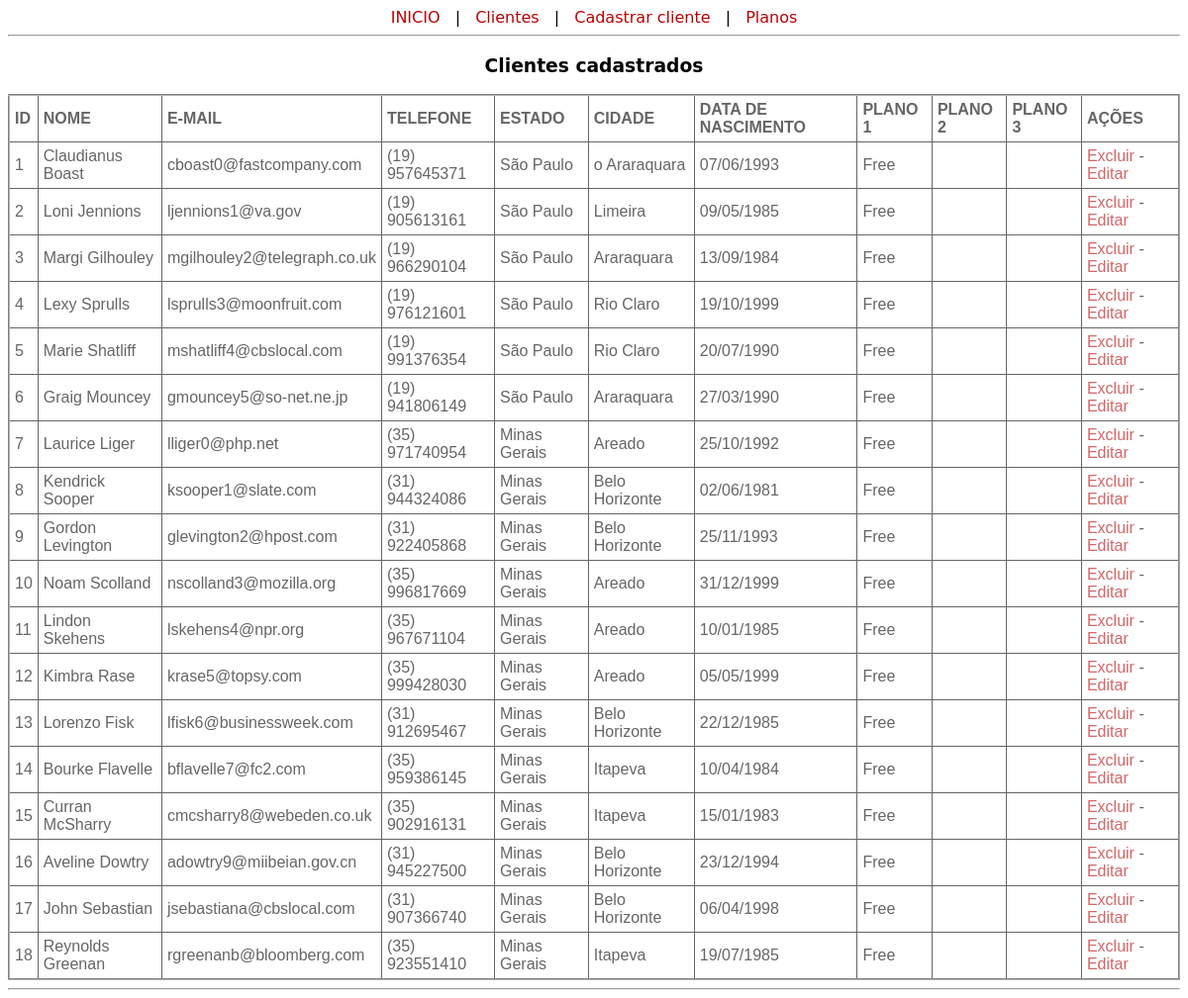
The app's page /lista-cliente.php with its own data.
### tables this page shows
CREATE TABLE `clientes` (
  `id` int(11) NOT NULL AUTO_INCREMENT,
  `nome` varchar(50) NOT NULL,
  `email` varchar(50) NOT NULL,
  `telefone` varchar(16) NOT NULL,
  `estado` varchar(20) NOT NULL,
  `cidade` varchar(50) NOT NULL,
  `data_nasc` varchar(10) NOT NULL,
  `plano1` varchar(20) NOT NULL,
  `plano2` varchar(20) DEFAULT NULL,
  `plano3` varchar(20) DEFAULT NULL,
  PRIMARY KEY (`id`)
);

### lista-cliente.php (the view, shortened to what this page needs)
<?php
require('conexao.php');
?>
<!doctype html>
<html>
<head>
<link rel="stylesheet" href="style/style.css">
</head>
<body>
	<?php include("cabecalho.php"); ?>
<hr>
	<h3>Clientes cadastrados</h3>
	<div>
	<table border="2" bgcolor="#FFFFFF">
		<tr>
			<th>ID</th>
			<th>NOME</th>
			<th>E-MAIL</th>
			<th>TELEFONE</th>
			<th>ESTADO</th>
			<th>CIDADE</th>
			<th>DATA DE NASCIMENTO</th>
			<th>PLANO 1</th>
			<th>PLANO 2</th>
			<th>PLANO 3</th>
			<th>AÇÕES</th>
		</tr>
	<?php
	if (isset($_GET['txtBuscar'])) {
		$txtBuscar = $_GET['txtBuscar'];
	} else {
		$txtBuscar = "";
	}
	$sql 	= "SELECT id,nome,email,telefone,estado,cidade,data_nasc,plano1,plano2,plano3 FROM clientes WHERE nome LIKE '%{$txtBuscar}%' OR id LIKE '%{$txtBuscar}%' ";
	$rs		= mysqli_query($conexao,$sql) or die("Erro ao executar a consulta: " . mysqli_error($conexao));
	while($dados = mysqli_fetch_array($rs)){
		$id			= $dados["id"];
		$nome		= $dados["nome"];
		$email		= $dados["email"];
		$telefone	= $dados["telefone"];
		$estado		= $dados["estado"];
		$cidade		= $dados["cidade"];
		$data_nasc	= $dados["data_nasc"];
		$plano1		= $dados["plano1"];
		$plano2		= $dados["plano2"];
		$plano3		= $dados["plano3"];
		echo "<tr><td>{$id}</td>
			  <td>{$nome}</td>
			  <td>{$email}</td>
			  <td>{$telefone}</td>
			  <td>{$estado}</td>
			  <td>{$cidade}</td>
			  <td>{$data_nasc}</td>
			  <td>{$plano1}</td>
			  <td>{$plano2}</td>
			  <td>{$plano3}</td>
			  <td><a href='excluir-cliente.php?id=$id'>Excluir</a> - <a href='editar-cliente.php?id=$id'>Editar</a></td></tr>";
	}
	?>
	</table>
	</div>
<hr>
</body>
</html>

### cabecalho.php (shortened to what this page needs)
<!doctype html>
<html lang="pt-BR">
	<head>
		<link rel="stylesheet" href="style/style.css">
	</head>
<body>
<body>
	<div class="main_header">
	<nav class="main_header menu">
	<a href="index.php">INICIO</a> |
	<a href="lista-cliente.php">Clientes</a> |
	<a href="novo-cliente.php">Cadastrar cliente</a> |
	<a href="lista-plano.php">Planos</a>
</nav>
</div>

### style/style.css (style rules this page uses)
table { font-family: arial, sans-serif; border-collapse: collapse; width: 100%; border-radius:20px; opacity: 0.6; }
td, th { border: 1px solid black; text-align: left; padding: 5px; background-color: white; }
body { background-image: url(C:/xampp/htdocs/crud/imagem/fundo.jpeg); font-family: "Lucida Grande", "Lucida Sans Unicode", "Lucida Sans", "DejaVu Sans", Verdana, "sans-serif"; }
a { text-decoration: none; color:#B90104; }
h3 { text-align: center; }
nav { margin: 0 ; text-align: center; }
nav a { padding: 5px 10px 5px 10px; }
.main_header { text-align: center; margin: 0 auto; }

### records on screen
clientes: id "1", nome "Claudianus Boast", email "cboast0@fastcompany.com", telefone "(19) 957645371", estado "São Paulo", cidade "o Araraquara", data_nasc "07/06/1993", plano1 "Free"
clientes: id "2", nome "Loni Jennions", email "ljennions1@va.gov", telefone "(19) 905613161", estado "São Paulo", cidade "Limeira", data_nasc "09/05/1985", plano1 "Free"
clientes: id "3", nome "Margi Gilhouley", email "mgilhouley2@telegraph.co.uk", telefone "(19) 966290104", estado "São Paulo", cidade "Araraquara", data_nasc "13/09/1984", plano1 "Free"
clientes: id "4", nome "Lexy Sprulls", email "lsprulls3@moonfruit.com", telefone "(19) 976121601", estado "São Paulo", cidade "Rio Claro", data_nasc "19/10/1999", plano1 "Free"
clientes: id "5", nome "Marie Shatliff", email "mshatliff4@cbslocal.com", telefone "(19) 991376354", estado "São Paulo", cidade "Rio Claro", data_nasc "20/07/1990", plano1 "Free"
clientes: id "6", nome "Graig Mouncey", email "gmouncey5@so-net.ne.jp", telefone "(19) 941806149", estado "São Paulo", cidade "Araraquara", data_nasc "27/03/1990", plano1 "Free"
clientes: id "7", nome "Laurice Liger", email "lliger0@php.net", telefone "(35) 971740954", estado "Minas Gerais", cidade "Areado", data_nasc "25/10/1992", plano1 "Free"
clientes: id "8", nome "Kendrick Sooper", email "ksooper1@slate.com", telefone "(31) 944324086", estado "Minas Gerais", cidade "Belo Horizonte", data_nasc "02/06/1981", plano1 "Free"
clientes: id "9", nome "Gordon Levington", email "glevington2@hpost.com", telefone "(31) 922405868", estado "Minas Gerais", cidade "Belo Horizonte", data_nasc "25/11/1993", plano1 "Free"
clientes: id "10", nome "Noam Scolland", email "nscolland3@mozilla.org", telefone "(35) 996817669", estado "Minas Gerais", cidade "Areado", data_nasc "31/12/1999", plano1 "Free"
clientes: id "11", nome "Lindon Skehens", email "lskehens4@npr.org", telefone "(35) 967671104", estado "Minas Gerais", cidade "Areado", data_nasc "10/01/1985", plano1 "Free"
clientes: id "12", nome "Kimbra Rase", email "krase5@topsy.com", telefone "(35) 999428030", estado "Minas Gerais", cidade "Areado", data_nasc "05/05/1999", plano1 "Free"
clientes: id "13", nome "Lorenzo Fisk", email "lfisk6@businessweek.com", telefone "(31) 912695467", estado "Minas Gerais", cidade "Belo Horizonte", data_nasc "22/12/1985", plano1 "Free"
clientes: id "14", nome "Bourke Flavelle", email "bflavelle7@fc2.com", telefone "(35) 959386145", estado "Minas Gerais", cidade "Itapeva", data_nasc "10/04/1984", plano1 "Free"
clientes: id "15", nome "Curran McSharry", email "cmcsharry8@webeden.co.uk", telefone "(35) 902916131", estado "Minas Gerais", cidade "Itapeva", data_nasc "15/01/1983", plano1 "Free"
clientes: id "16", nome "Aveline Dowtry", email "adowtry9@miibeian.gov.cn", telefone "(31) 945227500", estado "Minas Gerais", cidade "Belo Horizonte", data_nasc "23/12/1994", plano1 "Free"
clientes: id "17", nome "John Sebastian", email "jsebastiana@cbslocal.com", telefone "(31) 907366740", estado "Minas Gerais", cidade "Belo Horizonte", data_nasc "06/04/1998", plano1 "Free"
clientes: id "18", nome "Reynolds Greenan", email "rgreenanb@bloomberg.com", telefone "(35) 923551410", estado "Minas Gerais", cidade "Itapeva", data_nasc "19/07/1985", plano1 "Free"
